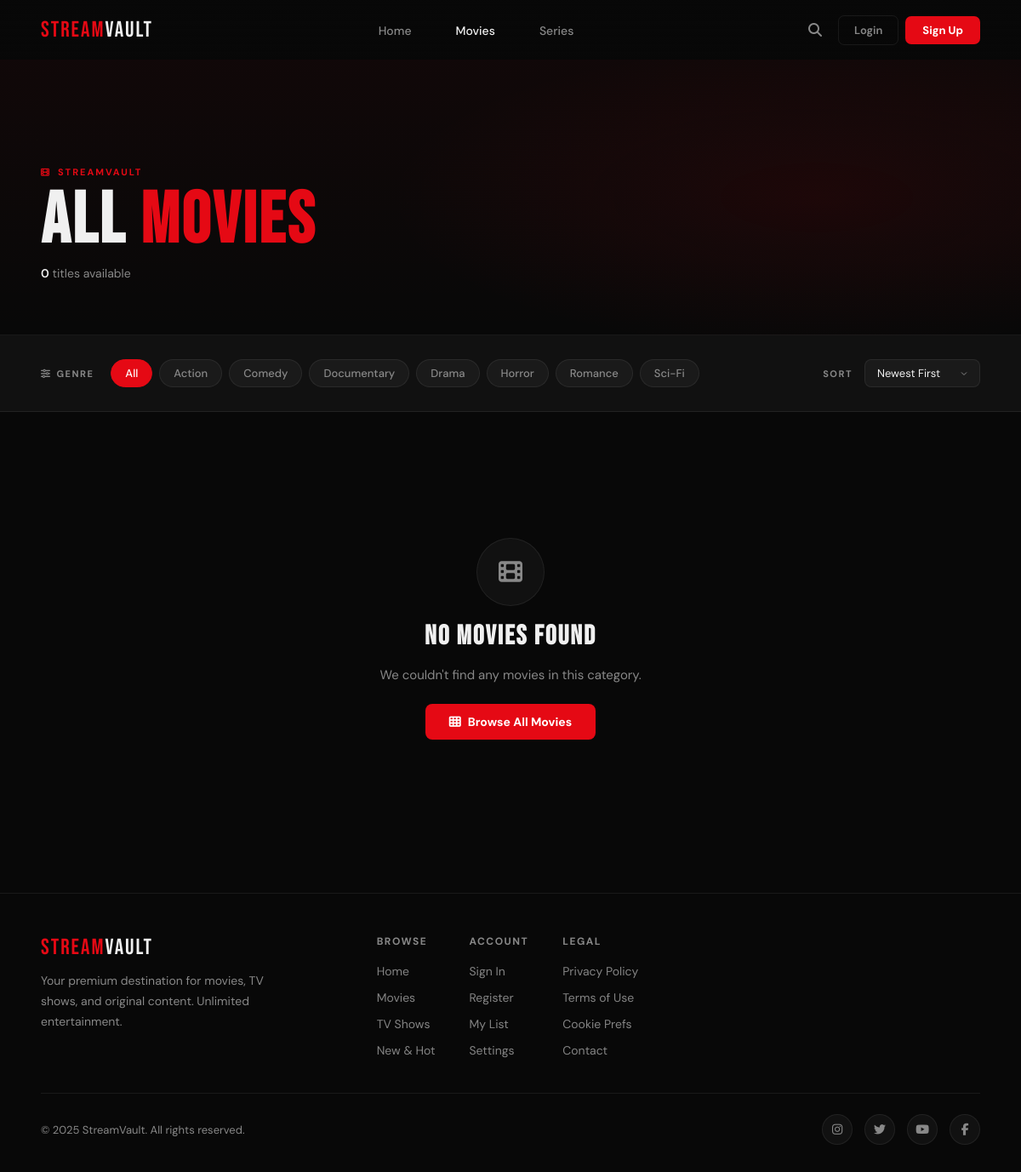
The app's page /movies.php with its own data.
### tables this page shows
CREATE TABLE categories (
    id INT PRIMARY KEY AUTO_INCREMENT,
    name VARCHAR(50) NOT NULL,
    type ENUM('movie', 'series') DEFAULT 'movie',
    created_at TIMESTAMP DEFAULT CURRENT_TIMESTAMP
);

### movies.php (the view, shortened to what this page needs)
<?php
require_once 'includes/header.php';
require_once 'includes/functions.php';
$categoryId = $_GET['category'] ?? 0;
$page = $_GET['page'] ?? 1;
$limit = 24;
$offset = ($page - 1) * $limit;
$query = "SELECT v.*, c.name as category_name FROM videos v
          INNER JOIN categories c ON v.category_id = c.id
          WHERE c.type = 'movie'";
$countQuery = "SELECT COUNT(*) as count FROM videos v
               INNER JOIN categories c ON v.category_id = c.id
               WHERE c.type = 'movie'";
$params = [];
$query .= " ORDER BY v.created_at DESC LIMIT ? OFFSET ?";
$params[] = $limit;
$params[] = $offset;
$stmt = $db->prepare($countQuery);
if ($categoryId) {
    $stmt->execute([$categoryId]);
} else {
    $stmt->execute();
}
$totalMovies = $stmt->fetch()['count'];
$stmt = $db->prepare($query);
$stmt->execute($params);
$movies = $stmt->fetchAll();
$categories = $db->query("SELECT * FROM categories WHERE type = 'movie' ORDER BY name")->fetchAll();
$SITE_URL = rtrim(SITE_URL, '/') . '/';
?>
<!DOCTYPE html>
<html lang="en">
<head>
  <link rel="stylesheet" href="https://cdnjs.cloudflare.com/ajax/libs/font-awesome/6.5.0/css/all.min.css">
</head>
<body>
<div class="page-banner">
  <div class="banner-inner">
    <div class="banner-left">
      <div class="banner-eyebrow">
        <i class="fas fa-film"></i> StreamVault
      </div>
      <h1 class="banner-title">ALL <span>MOVIES</span></h1>
      <div class="banner-meta">
        <span class="banner-count">
          <strong><?php echo number_format($totalMovies); ?></strong> titles available
        </span>
      </div>
    </div>
  </div>
</div>
<div class="filters-section">
  <div class="filters-inner">
    <span class="filters-label"><i class="fas fa-sliders" style="margin-right:6px"></i>Genre</span>
    <div class="filter-pills">
      <a href="?page=1" class="filter-pill <?php echo !$categoryId ? 'active' : ''; ?>">
        All
      </a>
      <?php foreach ($categories as $cat): ?>
        <a href="?category=<?php echo $cat['id']; ?>&page=1"
           class="filter-pill <?php echo $categoryId == $cat['id'] ? 'active' : ''; ?>">
          <?php echo htmlspecialchars($cat['name']); ?>
        </a>
      <?php endforeach; ?>
    </div>
    <div class="sort-wrap">
      <span class="filters-label">Sort</span>
      <select class="sort-select" id="sortSelect">
        <option value="newest">Newest First</option>
      </select>
    </div>
  </div>
</div>
<main class="movies-main">
  <?php if (empty($movies)): ?>
  <div class="empty-state animate-in">
    <div class="empty-icon"><i class="fas fa-film"></i></div>
    <h2>No Movies Found</h2>
    <p>We couldn't find any movies in this category.</p>
    <a href="movies.php" class="btn-browse">
      <i class="fas fa-th"></i> Browse All Movies
    </a>
  </div>
  <?php endif; ?>
</main>
<footer class="footer">
  <div class="footer-top">
    <div class="footer-brand">
      <div class="footer-logo">STREAM<span>VAULT</span></div>
      <p class="footer-desc">Your premium destination for movies, TV shows, and original content. Unlimited entertainment.</p>
    </div>
    <div class="footer-links">
      <div class="footer-col">
        <h4>Browse</h4>
        <ul>
          <li><a href="<?php echo $SITE_URL; ?>">Home</a></li>
          <li><a href="<?php echo $SITE_URL; ?>movies.php">Movies</a></li>
          <li><a href="#">TV Shows</a></li>
          <li><a href="#">New &amp; Hot</a></li>
        </ul>
      </div>
      <div class="footer-col">
        <h4>Account</h4>
        <ul>
          <li><a href="#">Sign In</a></li>
          <li><a href="#">Register</a></li>
          <li><a href="#">My List</a></li>
          <li><a href="#">Settings</a></li>
        </ul>
      </div>
      <div class="footer-col">
        <h4>Legal</h4>
        <ul>
          <li><a href="#">Privacy Policy</a></li>
          <li><a href="#">Terms of Use</a></li>
          <li><a href="#">Cookie Prefs</a></li>
          <li><a href="#">Contact</a></li>
        </ul>
      </div>
    </div>
  </div>
  <div class="footer-bottom">
    <p class="footer-copy">© 2025 StreamVault. All rights reserved.</p>
    <div class="footer-socials">
      <a href="#"><i class="fab fa-instagram"></i></a>
      <a href="#"><i class="fab fa-twitter"></i></a>
      <a href="#"><i class="fab fa-youtube"></i></a>
      <a href="#"><i class="fab fa-facebook-f"></i></a>
    </div>
  </div>
</footer>
</body>
</html>
<?php require_once 'includes/footer.php'; ?>

### includes/header.php (style rules this page uses)
:root { --bg: #080808; --surface: #111111; --surface2: #1a1a1a; --surface3: #222222; --border: rgba(255, 255, 255, .07); --red: #e50914; --red-dim: #b8070f; --red-glow: rgba(229, 9, 20, .35); --gold: #f5c518; --text: #f0f0f0; --muted: #888; --font-display: 'Bebas Neue', sans-serif; --font-body: 'DM Sans', sans-serif; --card-r: 12px; --trans: .3s cubic-bezier(.4, 0, .2, 1); --nav-h: 70px; }
*, *::before, *::after { box-sizing: border-box; margin: 0; padding: 0 }
html { scroll-behavior: smooth }
body { font-family: var(--font-body); background: var(--bg); color: var(--text); overflow-x: hidden; -webkit-font-smoothing: antialiased; min-height: 100vh; }
a { text-decoration: none; color: inherit }

### records on screen
categories: name "Action"
categories: name "Comedy"
categories: name "Documentary"
categories: name "Drama"
categories: name "Horror"
categories: name "Romance"
categories: name "Sci-Fi"

### other values on screen
$item['label'] "Home"
$item['label'] "Movies"
$item['label'] "Series"
$totalMovies "0"
